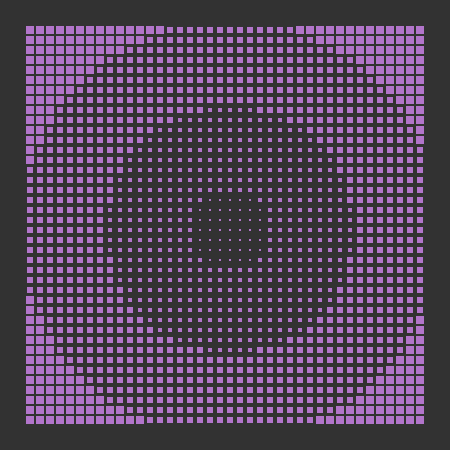
Frame 1 (no input)
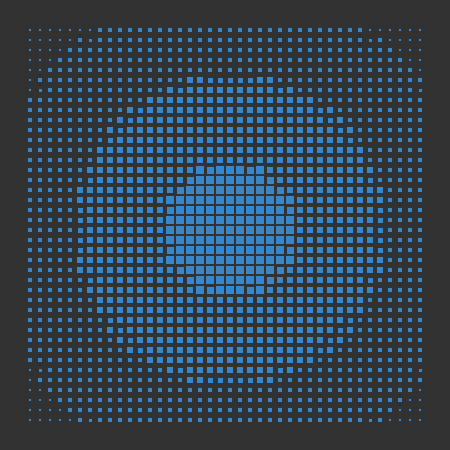
Frame 60 (the mouse pressed at the canvas centre just before this capture)
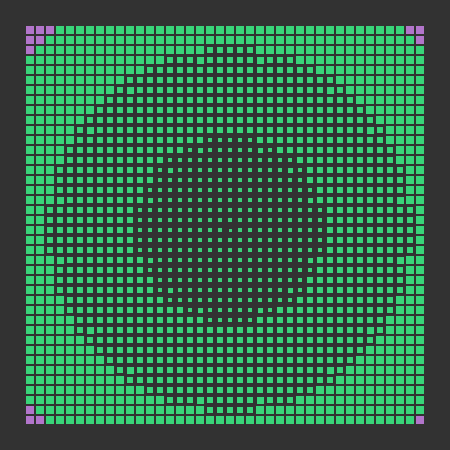
Frame 120 (the mouse held since frame 60 and released just before this capture)

The Processing sketch that drew these frames (run headless with seeded random() and noise(); from frame 60 on, the mouse is pressed at the canvas centre):

// Processing sketch: Vibe
// ── Vibe.pde
int maxZ = 70;
int scale = 20;
int space = 10;
int centerIndex = 0;
int timer;

PVector center;

ArrayList<Box> boxes;

color[] colors = new color[3];
PVector[] centers = new PVector[6];

void runApp() {
  boxes = new ArrayList<Box>();
  PVector center = centers[centerIndex % 6];
  
  for (int x = -scale; x < scale; x++) {
    for (int y = -scale; y < scale; y++) {
      float xPosition = x * space;
      float yPosition = y * space;
      float distance = dist(xPosition, yPosition, center.x, center.y);
      
      boxes.add(new Box(xPosition, yPosition, int(map(distance, 0, 300, -maxZ, maxZ))));
    }
  }
}

void setup() {
  size(450, 450);
  noFill();
  rectMode(CENTER);
  strokeWeight(1);
  frameRate(50);
  
  colors[0] = color(178, 117, 203);
  colors[1] = color(57, 135, 203);
  colors[2] = color(57, 212, 121);

  centers[0] = new PVector(0, 0);
  centers[1] = new PVector(width / 2, height / 2);
  centers[2] = new PVector(width / 3, height / 3);
  centers[3] = new PVector(width, height);
  centers[4] = new PVector(0, height);
  centers[5] = new PVector(width, 0);
  
  runApp();
}

void draw() {
  background(50);
  
  translate(width / 2 + 5, height / 2 + 5);
  
  for (Box b : boxes) {
    b.update();
    b.display();
  }
  
  if (millis() - timer >= 4000) {
    centerIndex++;
    runApp();
    timer = millis();
  }
}

// ── Box.pde
class Box {
  PVector position;
  PVector velocity = new PVector(0, 0, 2.5);
  
  int colorIndex = 0;
  
  boolean isAdding = true;
  
  Box(float x, float y, float z) {
    position = new PVector(x, y, z);
  }
  
  void update() {
    position.add(velocity);
    
    if (isAdding && position.z >= maxZ) {
      velocity.mult(-1);
      isAdding = false;
      colorIndex++;
    } else if (!isAdding && position.z <= -maxZ) {
      velocity.mult(-1);
      isAdding = true;
      colorIndex++;
    }
  }
  
  void display() {
    color c = colors[colorIndex % 3];
    stroke(c);
    fill(c);
    
    float size = map(position.z, -maxZ, maxZ, 1, 8);
    
    rect(position.x, position.y, size, size);
  }
}
